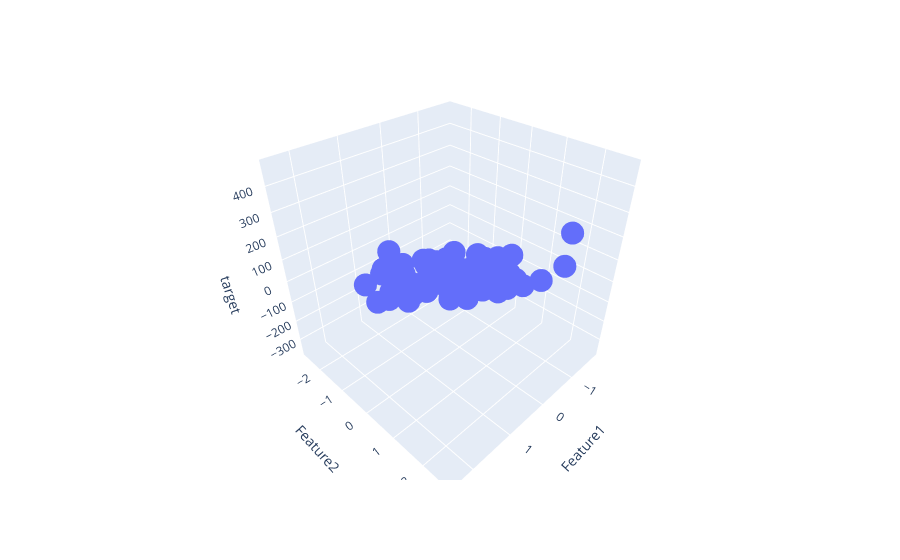

The code cell stored with this chart in its notebook:
### Code cell
fig=px.scatter_3d(df,x='Feature1',y='Feature2',z='target')
fig
